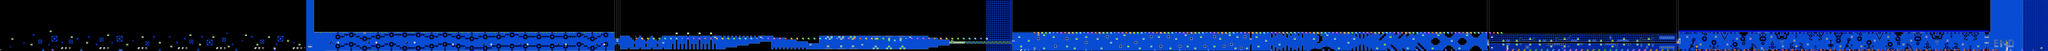

Below is a game level as drawn by its tile map, then a one-line description and the .tmx that defines it (tile-layer data replaced by summaries):
An orthogonal 1070x27 tile map with 16x16 px tiles, 2 tile layers (SP, ...), 2 tilesets.

<map version="1.10" tiledversion="1.11.2" orientation="orthogonal" renderorder="right-down" width="1070" height="27" tilewidth="16" tileheight="16" infinite="0" nextlayerid="3" nextobjectid="1">
 <editorsettings>
  <export target="../LEVELS/LEVEL DATA/lvlset_A/dreamer.csv" format="csv" />
 </editorsettings>
 <tileset firstgid="1" name="famidash" tilewidth="16" tileheight="16" tilecount="256" columns="16">
  <image source="../GRAPHICS/famidash.bmp" width="256" height="256" />
 </tileset>
 <tileset firstgid="257" name="sprites" tilewidth="16" tileheight="16" tilecount="256" columns="16">
  <image source="../GRAPHICS/sprites.png" width="256" height="256" />
 </tileset>
 <layer id="1" width="1070" height="27" opacity="0.9">
  <data>[28890 cells, 28890 non-empty, 96 distinct tile ids]</data>
 </layer>
 <layer id="2" name="SP" width="1070" height="27">
  <data>[28890 cells, 558 non-empty, 71 distinct tile ids]</data>
 </layer>
</map>
